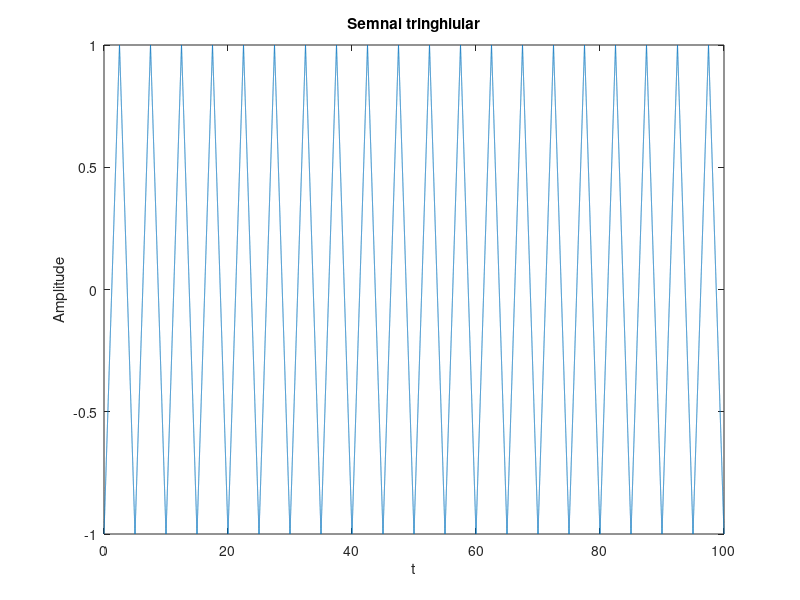

This figure's MATLAB source:
function ex2()
fs = 2000;
t = 0:1/fs:100;
x2 = sawtooth(0.4*pi*t, 0.5);
plot(t,x2);


xlabel('t')
ylabel('Amplitude')
title('Semnal tringhiular')

end
